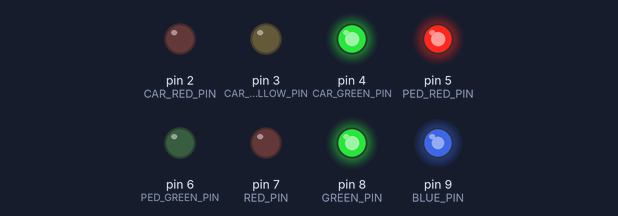
The sketch below on a simulated Arduino Uno, built with avr-gcc and run on an emulated ATmega328P. Parts: output pins drawn as LEDs (lit = HIGH). Random numbers use the default seed unless the sketch sets one.

Above: at 0.1 s.
At 3.1 s:
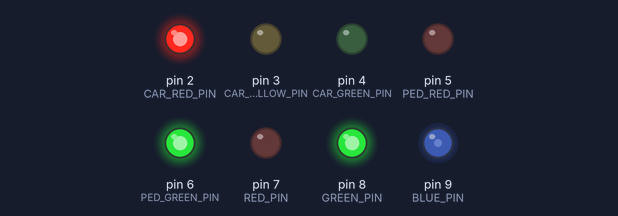
At 7.1 s:
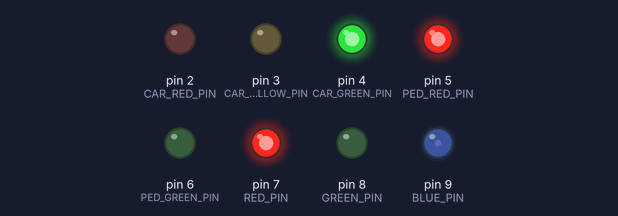
At 17.1 s:
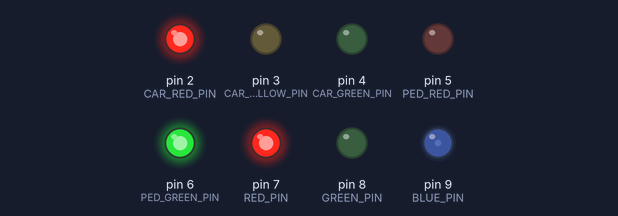
At 24.1 s:
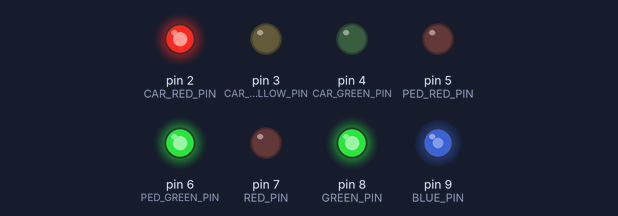
At 38.1 s:
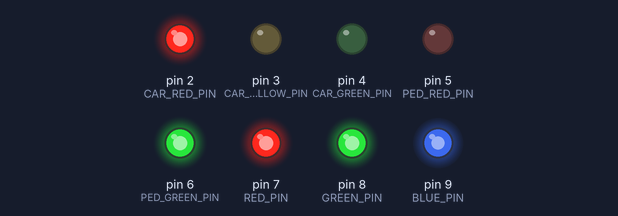
Timing chart, 0 to 39.6 s (numbered marks = the images above):
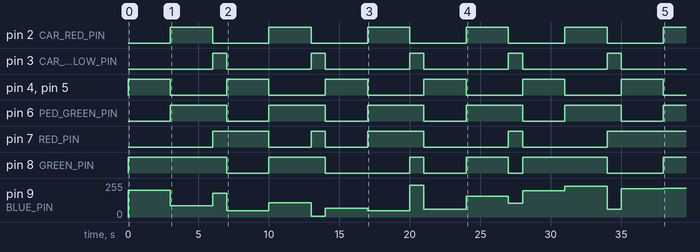

The sketch:

sketch.ino
```cpp
#define RED_PIN 7
#define GREEN_PIN 8
#define BLUE_PIN 9

unsigned long previousMillisRed = 0;
unsigned long previousMillisGreen = 0;
unsigned long previousMillisYellow = 0;

enum LightState { RED, GREEN, YELLOW, WAIT_RED, WAIT_GREEN, WAIT_YELLOW, IDLE };

class TrafficLight {
 protected:
  int redPin;
  int yellowPin;
  int greenPin;
  String currentLight;
  unsigned long lastChangeTime;
  LightState state;

 public:
  TrafficLight(int red, int yellow, int green) {
    redPin = red;
    yellowPin = yellow;
    greenPin = green;
    pinMode(redPin, OUTPUT);
    pinMode(yellowPin, OUTPUT);
    pinMode(greenPin, OUTPUT);
    currentLight = "off";
    lastChangeTime = 0;
    state = IDLE;
  }

  virtual void changeLight(String newLight) {
    currentLight = newLight;
    updateLEDs();
  }

  String getCurrentLight() { return currentLight; }

 protected:
  void updateLEDs() {
    digitalWrite(redPin, currentLight == "red" ? HIGH : LOW);
    digitalWrite(yellowPin,
                 yellowPin != -1 && currentLight == "yellow" ? HIGH : LOW);
    digitalWrite(greenPin, currentLight == "green" ? HIGH : LOW);
  }

  void randomColor() {
    int red = random(0, 256);
    int green = random(0, 256);
    int blue = random(0, 256);
    setColor(red, green, blue);
  }

  void setColor(int red, int green, int blue) {
    analogWrite(RED_PIN, red);
    analogWrite(GREEN_PIN, green);
    analogWrite(BLUE_PIN, blue);
  }
};

class CarTrafficLight : public TrafficLight {
 public:
  CarTrafficLight(int red, int yellow, int green)
      : TrafficLight(red, yellow, green) {}

  void changeLightCycle() {
    unsigned long currentMillis = millis();

    switch (state) {
      case IDLE:
        changeLight("red");
        randomColor();
        lastChangeTime = currentMillis;
        state = WAIT_RED;
        break;

      case WAIT_RED:
        if (currentMillis - lastChangeTime >= 3000) {
          changeLight("green");
          randomColor();
          lastChangeTime = currentMillis;
          state = WAIT_GREEN;
        }
        break;

      case WAIT_GREEN:
        if (currentMillis - lastChangeTime >= 3000) {
          changeLight("yellow");
          randomColor();
          lastChangeTime = currentMillis;
          state = WAIT_YELLOW;
        }
        break;

      case WAIT_YELLOW:
        if (currentMillis - lastChangeTime >= 1000) {
          changeLight("red");
          randomColor();
          lastChangeTime = currentMillis;
          state = WAIT_RED;
        }
        break;
    }
  }
};

class PedestrianTrafficLight : public TrafficLight {
 public:
  PedestrianTrafficLight(int red, int green) : TrafficLight(red, -1, green) {}

  void changeLightCycle() {
    unsigned long currentMillis = millis();

    switch (state) {
      case WAIT_RED:
        if (currentMillis - lastChangeTime >= 3000) {
          changeLight("green");
          randomColor();
          lastChangeTime = currentMillis;
          state = WAIT_GREEN;
        }
        break;

      case IDLE:
        changeLight("red");
        randomColor();
        lastChangeTime = currentMillis;
        state = WAIT_RED;
        break;

      case WAIT_GREEN:
        if (currentMillis - lastChangeTime >= 4000) {
          changeLight("red");
          randomColor();
          lastChangeTime = currentMillis;
          state = WAIT_RED;
        }
        break;
    }
  }
};

const int CAR_RED_PIN = 2;
const int CAR_YELLOW_PIN = 3;
const int CAR_GREEN_PIN = 4;
const int PED_RED_PIN = 5;
const int PED_GREEN_PIN = 6;

CarTrafficLight carLight(CAR_GREEN_PIN, CAR_YELLOW_PIN, CAR_RED_PIN);
PedestrianTrafficLight pedLight(PED_RED_PIN, PED_GREEN_PIN);

void setup() { setColor(0, 0, 0); }

void setColor(int red, int green, int blue) {
  // Объявление светофоров
  analogWrite(RED_PIN, red);
  analogWrite(GREEN_PIN, green);
  analogWrite(BLUE_PIN, blue);
}

void loop() {
  carLight.changeLightCycle();
  pedLight.changeLightCycle();
}
```

Measured:
- by itself, pin 2 (CAR_RED_PIN), pin 4 (CAR_GREEN_PIN), pin 5 (PED_RED_PIN): alternates HIGH for 3.0 s and LOW for 4.0 s
- by itself, pin 3 (CAR_YELLOW_PIN): alternates HIGH for 1.0 s and LOW for 6.0 s
- by itself, pin 6 (PED_GREEN_PIN): alternates HIGH for 4.0 s and LOW for 3.0 s
- by itself, pin 7 (RED_PIN): LOW → HIGH at 6.0 s, → LOW 4.0 s later, → HIGH 3.0 s later, → LOW 1.0 s later, … (9 changes in this stretch)
- by itself, pin 8 (GREEN_PIN): LOW → HIGH at 0.00 s, → LOW 7.0 s later, → HIGH 3.0 s later, → LOW 4.0 s later, … (11 changes in this stretch)
